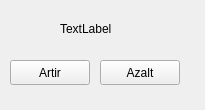
<?xml version="1.0" encoding="UTF-8"?>
<ui version="4.0">
 <class>Form</class>
 <widget class="QWidget" name="Form">
  <property name="geometry">
   <rect>
    <x>0</x>
    <y>0</y>
    <width>205</width>
    <height>110</height>
   </rect>
  </property>
  <property name="windowTitle">
   <string>Form</string>
  </property>
  <widget class="QLabel" name="label">
   <property name="geometry">
    <rect>
     <x>60</x>
     <y>20</y>
     <width>54</width>
     <height>17</height>
    </rect>
   </property>
   <property name="text">
    <string>TextLabel</string>
   </property>
  </widget>
  <widget class="QPushButton" name="pushButton">
   <property name="geometry">
    <rect>
     <x>10</x>
     <y>60</y>
     <width>80</width>
     <height>25</height>
    </rect>
   </property>
   <property name="text">
    <string>Artir</string>
   </property>
  </widget>
  <widget class="QPushButton" name="pushButton_2">
   <property name="geometry">
    <rect>
     <x>100</x>
     <y>60</y>
     <width>80</width>
     <height>25</height>
    </rect>
   </property>
   <property name="text">
    <string>Azalt</string>
   </property>
  </widget>
 </widget>
 <resources/>
 <connections/>
</ui>
